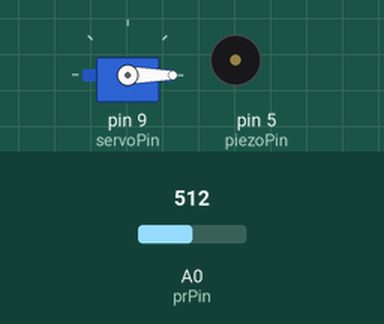
The sketch below on a simulated Arduino Uno, built with avr-gcc and run on an emulated ATmega328P. Parts: servo, buzzer (waves = sounding). Inputs (shaded band) come from the test bench; at power-on: A0 (prPin) = 512. Random numbers use the default seed unless the sketch sets one.

Above: at 8.8 s.
8.9 s: A0 (prPin) set to 688
At 13.8 s:
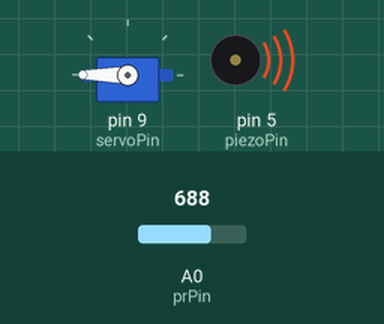
16.7 s: A0 (prPin) set to 715
At 20.9 s:
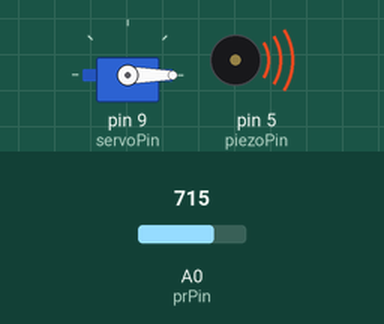
Timing chart, 0 to 30.5 s (numbered marks = the images above; inputs shaded):
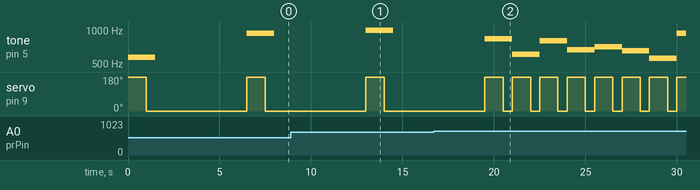

The sketch:

mouthWithServo.ino
```cpp
#include <Servo.h>

Servo mouthServo;
const int servoPin = 9;
const int prPin = A0;
const int piezoPin = 5;

bool angry;

void setup()
{
  pinMode(prPin, INPUT);
  pinMode(piezoPin, OUTPUT);
  angry = false;
}

void loop()
{
  if (!angry)
  {
    if (random(0, 4) == 1)
    {
       angry = true;
    }
  }
  if (angry)
  {
    tone(piezoPin, random(500, 1000));
    chomp();
    if (analogRead(prPin) < 700)
    {
      angry = false;
      noTone(piezoPin);
      delay(5000);
    }
  }

}

void chomp()
{
  if (!mouthServo.attached())
  {
    mouthServo.attach(servoPin);
  }
  mouthServo.write(180);
  delay(1000);
  mouthServo.write(0);
  delay(500);
  mouthServo.detach();
}
```

Measured:
- the behaviour switches between 699 and 700 on A0 (prPin) (found by bisection; images 1 and 2)
- by itself, servo on pin 9 (servoPin): alternates 180° for 1.0 s and 0° for 0.50 s
- by itself, tone on pin 5 (piezoPin): plays 840 Hz for 1.5 s, 612 Hz for 1.5 s, 803 Hz for 1.5 s, 669 Hz for 1.5 s, 709 Hz for 1.5 s, 657 Hz for 1.5 s … (8 notes in this stretch)
